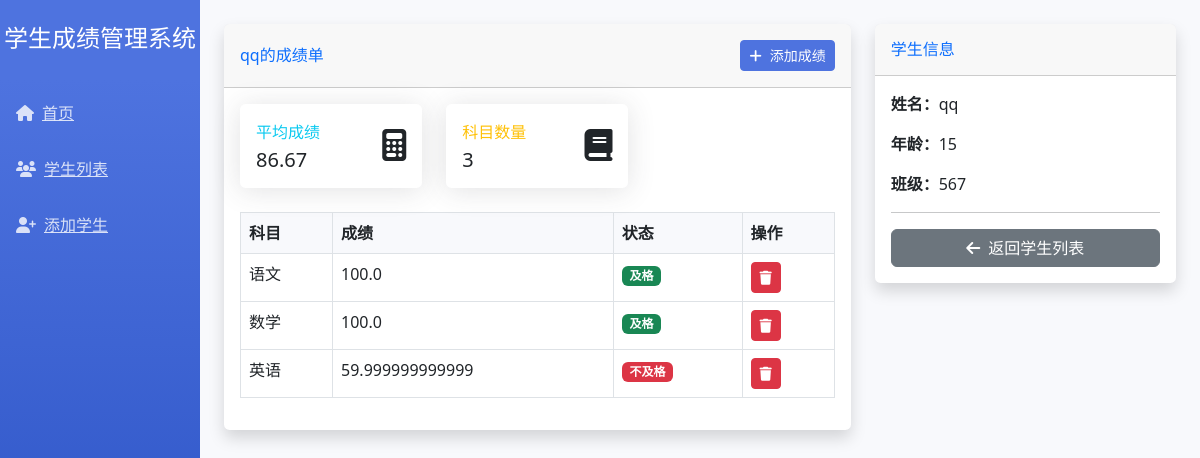
Page /view_grades/3 on the committed database.
### tables this page shows
CREATE TABLE students (
                    id INTEGER PRIMARY KEY AUTOINCREMENT,
                    name TEXT NOT NULL,
                    age INTEGER NOT NULL,
                    class_name TEXT NOT NULL
                );

CREATE TABLE grades (
                    id INTEGER PRIMARY KEY AUTOINCREMENT,
                    student_id INTEGER NOT NULL,
                    subject TEXT NOT NULL,
                    grade REAL NOT NULL,
                    FOREIGN KEY (student_id) REFERENCES students (id)
                );

### app.py (the view)
@app.route('/view_grades/<int:student_id>')
def view_grades(student_id):
    conn = get_db_connection()
    student = conn.execute('SELECT * FROM students WHERE id = ?', (student_id,)).fetchone()
    grades = conn.execute('SELECT * FROM grades WHERE student_id = ?', (student_id,)).fetchall()
    conn.close()
    total_grades = sum(grade['grade'] for grade in grades)
    average_grade = total_grades / len(grades) if grades else 0
    return render_template('view_grades.html', student=student, grades=grades, average_grade=average_grade, title='查看成绩')

### app.py (called while the page is built)
def get_db_connection():
    conn = sqlite3.connect('students.db')
    conn.row_factory = sqlite3.Row
    return conn

### templates/view_grades.html (shortened to what this page needs)
{% extends "base.html" %}
{% block content %}
<div class="row">
    <div class="col-lg-8">
        <div class="card shadow mb-4">
            <div class="card-header py-3 d-flex justify-content-between align-items-center">
                <h6 class="m-0 font-weight-bold text-primary">{{ student['name'] }}的成绩单</h6>
                <a href="{{ url_for('add_grade', student_id=student['id']) }}" class="btn btn-primary btn-sm">
                    <i class="fas fa-plus me-2"></i>添加成绩
                </a>
            </div>
            <div class="card-body">
                <div class="row mb-4">
                    <div class="col-md-4">
                        <div class="card border-left-info">
                            <div class="card-body">
                                <div class="row no-gutters align-items-center">
                                    <div class="col mr-2">
                                        <div class="text-xs font-weight-bold text-info text-uppercase mb-1">
                                            平均成绩</div>
                                        <div class="h5 mb-0 font-weight-bold text-gray-800">
                                            {{ average_grade|round(2) if average_grade else '暂无' }}
                                        </div>
                                    </div>
                                    <div class="col-auto">
                                        <i class="fas fa-calculator fa-2x text-gray-300"></i>
                                    </div>
                                </div>
                            </div>
                        </div>
                    </div>
                    <div class="col-md-4">
                        <div class="card border-left-warning">
                            <div class="card-body">
                                <div class="row no-gutters align-items-center">
                                    <div class="col mr-2">
                                        <div class="text-xs font-weight-bold text-warning text-uppercase mb-1">
                                            科目数量</div>
                                        <div class="h5 mb-0 font-weight-bold text-gray-800">
                                            {{ grades|length }}
                                        </div>
                                    </div>
                                    <div class="col-auto">
                                        <i class="fas fa-book fa-2x text-gray-300"></i>
                                    </div>
                                </div>
                            </div>
                        </div>
                    </div>
                </div>
                {% if grades %}
                <div class="table-responsive">
                    <table class="table table-bordered table-hover">
                        <thead>
                            <tr>
                                <th>科目</th>
                                <th>成绩</th>
                                <th>状态</th>
                                <th>操作</th>
                            </tr>
                        </thead>
                        <tbody>
                            {% for grade in grades %}
                            <tr>
                                <td>{{ grade['subject'] }}</td>
                                <td>{{ grade['grade'] }}</td>
                                <td>
                                    <span class="badge bg-{{ 'success' if grade['grade'] >= 60 else 'danger' }}">
                                        {{ '及格' if grade['grade'] >= 60 else '不及格' }}
                                    </span>
                                </td>
                                <td>
                                    <button type="button" class="btn btn-danger btn-sm"
                                            onclick="confirmDeleteGrade('{{ grade['id'] }}')">
                                        <i class="fas fa-trash"></i>
                                    </button>
                                </td>
                            </tr>
                            {% endfor %}
                        </tbody>
                    </table>
                </div>
                {% else %}
                <div class="alert alert-info">
                    <i class="fas fa-info-circle me-2"></i>暂无成绩记录
                </div>
                {% endif %}
            </div>
        </div>
    </div>
    <div class="col-lg-4">
        <div class="card shadow mb-4">
            <div class="card-header py-3">
                <h6 class="m-0 font-weight-bold text-primary">学生信息</h6>
            </div>
            <div class="card-body">
                <div class="mb-3">
                    <strong>姓名：</strong>{{ student['name'] }}
                </div>
                <div class="mb-3">
                    <strong>年龄：</strong>{{ student['age'] }}
                </div>
                <div class="mb-3">
                    <strong>班级：</strong>{{ student['class_name'] }}
                </div>
                <hr>
                <div class="d-grid">
                    <a href="{{ url_for('student_list') }}" class="btn btn-secondary">
                        <i class="fas fa-arrow-left me-2"></i>返回学生列表
                    </a>
                </div>
            </div>
        </div>
    </div>
</div>
{% endblock %}

### templates/base.html (shortened to what this page needs)
<!DOCTYPE html>
<html lang="zh-CN">
<head>
    <link href="https://cdn.bootcdn.net/ajax/libs/twitter-bootstrap/5.3.0/css/bootstrap.min.css" rel="stylesheet">
    <link href="https://cdn.bootcdn.net/ajax/libs/font-awesome/6.4.0/css/all.min.css" rel="stylesheet">
</head>
<body>
    <div class="container-fluid">
        <div class="row">
            <div class="col-md-2 px-0 sidebar">
                <div class="py-4 text-center">
                    <h4 class="text-white">学生成绩管理系统</h4>
                </div>
                <div class="nav flex-column">
                    <a href="{{ url_for('index') }}" class="sidebar-link">
                        <i class="fas fa-home me-2"></i>首页
                    </a>
                    <a href="{{ url_for('student_list') }}" class="sidebar-link">
                        <i class="fas fa-users me-2"></i>学生列表
                    </a>
                    <a href="{{ url_for('add_student') }}" class="sidebar-link">
                        <i class="fas fa-user-plus me-2"></i>添加学生
                    </a>
                </div>
            </div>
            <div class="col-md-10 p-4">
                {% block content %}{% endblock %}
            </div>
        </div>
    </div>
</body>
</html>

### templates/base.html (style rules this page uses)
:root { --primary-color: #4e73df; --secondary-color: #858796; }
body { background-color: #f8f9fc; }
.sidebar { min-height: 100vh; background-color: var(--primary-color); background-image: linear-gradient(180deg, var(--primary-color) 10%, #224abe 100%); }
.sidebar-link { color: rgba(255,255,255,.8); padding: 1rem; display: block; transition: all 0.2s; }
.card { border: none; border-radius: 0.35rem; box-shadow: 0 0.15rem 1.75rem 0 rgba(58,59,69,.15); }
.table th { background-color: #f8f9fc; }
.btn-primary { background-color: var(--primary-color); border-color: var(--primary-color); }

### rows in the picture
students: name "qq", age "15", class_name "567"
grades: subject "语文", grade "100.0", grade "及格"
grades: subject "数学", grade "100.0", grade "及格"
grades: subject "英语", grade "59.999999999999", grade "不及格"

### other values in the picture
{{ average_grade|round(2) if average_grade else '暂无' }} "86.67"
{{ grades|length }} "3"
